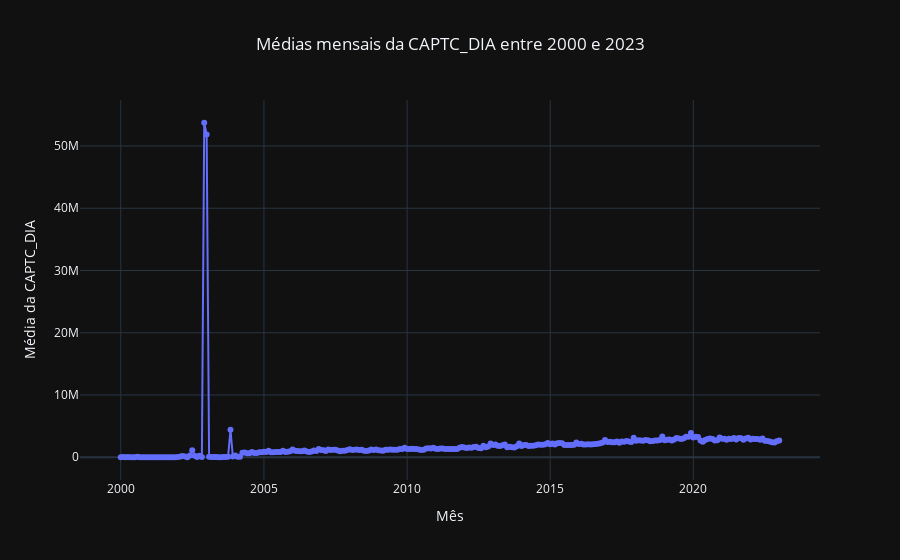

The cell this chart's notebook holds for it:
### Code cell
fig = px.line(
    data_frame= avg_captc_per_month,
    x= 'MONTH_OF_YEAR',
    y= 'avg(CAPTC_DIA)',
    markers= True,
    title= 'Médias mensais da CAPTC_DIA entre 2000 e 2023'
)
fig.update_layout(title= {'x': 0.5}, yaxis_title= 'Média da CAPTC_DIA', xaxis_title= 'Mês')
fig.show()

### Figure 1 — Plotly figure (JSON) as saved in the notebook; plotly's stock layout.template omitted (floating-point values rounded to 4 significant figures; data arrays with more than 128 entries replaced by an {"elided": "..."} marker saying what was removed)
{"data": [{"hovertemplate": "MONTH_OF_YEAR=%{x}<br>avg(CAPTC_DIA)=%{y}<extra></extra>", "legendgroup": "", "line": {"color": "#636efa", "dash": "solid"}, "marker": {"symbol": "circle"}, "mode": "lines+markers", "name": "", "orientation": "v", "showlegend": false, "x": {"elided": "277 str values"}, "xaxis": "x", "y": {"elided": "277 float values"}, "yaxis": "y", "type": "scatter"}], "layout": {"xaxis": {"anchor": "y", "domain": [0.0, 1.0], "title": {"text": "Mês"}}, "yaxis": {"anchor": "x", "domain": [0.0, 1.0], "title": {"text": "Média da CAPTC_DIA"}}, "legend": {"tracegroupgap": 0}, "title": {"text": "Médias mensais da CAPTC_DIA entre 2000 e 2023", "x": 0.5}}}
